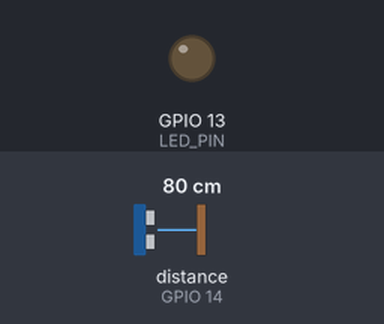
A program run on a simulated ESP8266 (NodeMCU). Parts: output pins drawn as LEDs (lit = HIGH). Wiring (inferred from the names in the program): ultrasonic range finder: trigger GPIO 12; echo GPIO 14. Inputs (shaded band) come from the test bench; at power-on: distance to the obstacle (sensor on GPIO 14) 80 cm. The echo pulse lasts 58.3 µs per cm; WiFi joins after 1.5 s; servers stay silent unless stated; not simulated (calls return 0 or success): env.h; pins used as bus, display or sensor lines are not drawn; what the program prints to the serial monitor is not drawn.

Above: at 0.1 s.
At 1.6 s:
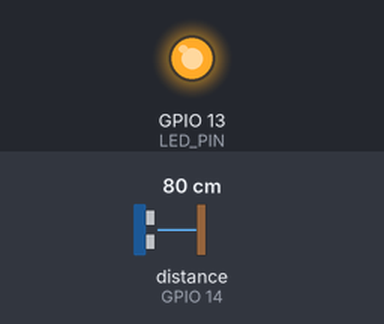
Timing chart, 0 to 3.1 s (numbered marks = the images above):
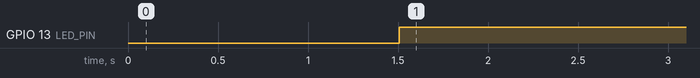

Measured:
- by itself, GPIO 13 (LED_PIN): LOW → HIGH at 1.5 s

The program:

main.cpp
```cpp
#include <ESP8266WiFi.h>
#include <WiFiUdp.h>
#include "env.h"

// ピン割当
const unsigned int LED_PIN = 13;
const unsigned int WAVE_ECHO_PIN = 14;
const unsigned int WAVE_TRIG_PIN = 12;

// 超音波センサからシャッターまでの距離(cm)
const unsigned int DISTANCE_SHUTTER = 10;

// UDPサーバとして設定するポート
const unsigned int UDP_PORT = 4210;

WiFiUDP Udp;
char incomingPacket[255]; // buffer for incoming packets

// シャッターの開閉状態を超音波センサで取得する
bool isOpened()
{
  digitalWrite(WAVE_TRIG_PIN, LOW);
  delayMicroseconds(1);
  digitalWrite(WAVE_TRIG_PIN, HIGH);
  delayMicroseconds(10);
  digitalWrite(WAVE_TRIG_PIN, LOW);
  double duration = pulseIn(WAVE_ECHO_PIN, HIGH);

  // 距離を計算する(cm)
  double distance = duration * 0.0001 * 340 / 2;

  // 距離が一定以上なら開いていると判断する
  return distance > DISTANCE_SHUTTER;
}

void setup()
{
  pinMode(LED_PIN, OUTPUT);
  pinMode(WAVE_ECHO_PIN, INPUT);
  pinMode(WAVE_TRIG_PIN, OUTPUT);

  Serial.begin(115200);
  Serial.println();

  Serial.print("Connecting to ");
  Serial.print(WIFI_SSID);
  WiFi.begin(WIFI_SSID, WIFI_PASSWORD);
  while (WiFi.status() != WL_CONNECTED)
  {
    delay(500);
    Serial.print(".");
  }
  Serial.println(" connected");

  Udp.begin(UDP_PORT);
  Serial.printf("Now listening at IP %s, UDP port %d\n", WiFi.localIP().toString().c_str(), UDP_PORT);
  Serial.println();
}

void loop()
{
  // シャッターが空いていたらLEDを点灯
  if (isOpened())
  {
    digitalWrite(LED_PIN, HIGH);
  }
  else
  {
    digitalWrite(LED_PIN, LOW);
  }

  // UDP通信
  int packetSize = Udp.parsePacket();
  if (packetSize)
  {
    // UDPパケットを受信する
    Serial.printf("Received %d bytes from %s, port %d\n", packetSize, Udp.remoteIP().toString().c_str(), Udp.remotePort());
    int len = Udp.read(incomingPacket, 255);
    if (len > 0)
    {
      incomingPacket[len] = 0;
    }
    Serial.printf("UDP packet contents: %s\n", incomingPacket);

    // シャッターの開閉状態を返す
    if (strcmp(incomingPacket, "shutter") == 0)
    {
      Udp.beginPacket(Udp.remoteIP(), Udp.remotePort());
      if (isOpened())
      {
        Udp.write("OPEN");
      }
      else
      {
        Udp.write("CLOSE");
      }
    }
    else
    {
      Udp.beginPacket(Udp.remoteIP(), Udp.remotePort());
      Udp.write("ERROR");
    }
    Udp.endPacket();
  }
}
```
